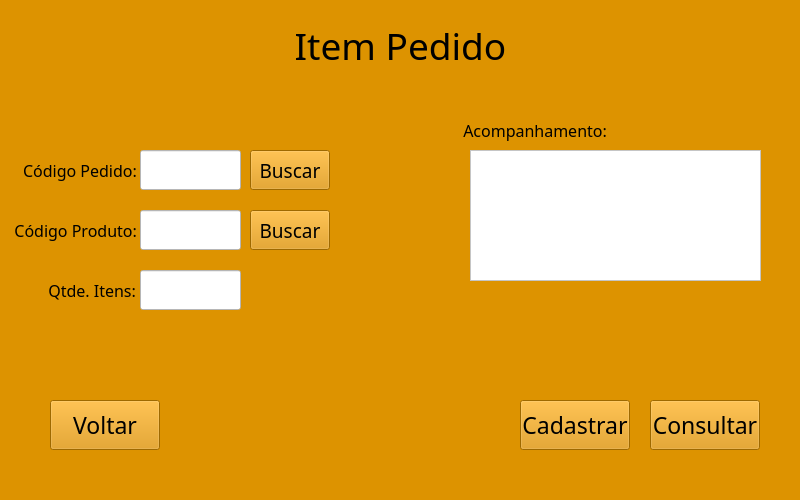
<?xml version="1.0" encoding="UTF-8"?>
<ui version="4.0">
 <class>MainWindow</class>
 <widget class="QMainWindow" name="MainWindow">
  <property name="geometry">
   <rect>
    <x>0</x>
    <y>0</y>
    <width>800</width>
    <height>500</height>
   </rect>
  </property>
  <property name="minimumSize">
   <size>
    <width>800</width>
    <height>500</height>
   </size>
  </property>
  <property name="windowTitle">
   <string>MainWindow</string>
  </property>
  <property name="autoFillBackground">
   <bool>false</bool>
  </property>
  <property name="styleSheet">
   <string notr="true">background-color: rgb(221, 147, 0);</string>
  </property>
  <widget class="QWidget" name="centralwidget">
   <widget class="QLabel" name="label_9">
    <property name="geometry">
     <rect>
      <x>20</x>
      <y>10</y>
      <width>100</width>
      <height>90</height>
     </rect>
    </property>
    <property name="text">
     <string/>
    </property>
    <property name="pixmap">
     <pixmap>burguer2.png</pixmap>
    </property>
    <property name="scaledContents">
     <bool>true</bool>
    </property>
   </widget>
   <widget class="QLabel" name="label_8">
    <property name="geometry">
     <rect>
      <x>670</x>
      <y>10</y>
      <width>100</width>
      <height>90</height>
     </rect>
    </property>
    <property name="text">
     <string/>
    </property>
    <property name="pixmap">
     <pixmap>burguer2.png</pixmap>
    </property>
    <property name="scaledContents">
     <bool>true</bool>
    </property>
   </widget>
   <widget class="QLabel" name="label">
    <property name="geometry">
     <rect>
      <x>190</x>
      <y>10</y>
      <width>421</width>
      <height>71</height>
     </rect>
    </property>
    <property name="font">
     <font>
      <family>Algerian</family>
      <pointsize>28</pointsize>
     </font>
    </property>
    <property name="text">
     <string>Item Pedido</string>
    </property>
    <property name="alignment">
     <set>Qt::AlignCenter</set>
    </property>
   </widget>
   <widget class="QLabel" name="label_1">
    <property name="geometry">
     <rect>
      <x>20</x>
      <y>150</y>
      <width>121</width>
      <height>40</height>
     </rect>
    </property>
    <property name="font">
     <font>
      <family>Bodoni MT</family>
      <pointsize>12</pointsize>
     </font>
    </property>
    <property name="text">
     <string>Código Pedido: </string>
    </property>
    <property name="alignment">
     <set>Qt::AlignRight|Qt::AlignTrailing|Qt::AlignVCenter</set>
    </property>
   </widget>
   <widget class="QLabel" name="label_4">
    <property name="geometry">
     <rect>
      <x>460</x>
      <y>110</y>
      <width>151</width>
      <height>40</height>
     </rect>
    </property>
    <property name="font">
     <font>
      <family>Bodoni MT</family>
      <pointsize>12</pointsize>
     </font>
    </property>
    <property name="text">
     <string>Acompanhamento: </string>
    </property>
    <property name="alignment">
     <set>Qt::AlignRight|Qt::AlignTrailing|Qt::AlignVCenter</set>
    </property>
   </widget>
   <widget class="QLabel" name="label_2">
    <property name="geometry">
     <rect>
      <x>10</x>
      <y>210</y>
      <width>131</width>
      <height>40</height>
     </rect>
    </property>
    <property name="font">
     <font>
      <family>Bodoni MT</family>
      <pointsize>12</pointsize>
     </font>
    </property>
    <property name="text">
     <string>Código Produto: </string>
    </property>
    <property name="alignment">
     <set>Qt::AlignRight|Qt::AlignTrailing|Qt::AlignVCenter</set>
    </property>
   </widget>
   <widget class="QLineEdit" name="lineEdit">
    <property name="geometry">
     <rect>
      <x>140</x>
      <y>150</y>
      <width>101</width>
      <height>40</height>
     </rect>
    </property>
    <property name="font">
     <font>
      <pointsize>12</pointsize>
     </font>
    </property>
    <property name="styleSheet">
     <string notr="true">background-color: rgb(255, 255, 255);
</string>
    </property>
   </widget>
   <widget class="QLabel" name="label_3">
    <property name="geometry">
     <rect>
      <x>40</x>
      <y>270</y>
      <width>100</width>
      <height>40</height>
     </rect>
    </property>
    <property name="font">
     <font>
      <family>Bodoni MT</family>
      <pointsize>12</pointsize>
     </font>
    </property>
    <property name="text">
     <string>Qtde. Itens: </string>
    </property>
    <property name="alignment">
     <set>Qt::AlignRight|Qt::AlignTrailing|Qt::AlignVCenter</set>
    </property>
   </widget>
   <widget class="QLineEdit" name="lineEdit_1">
    <property name="geometry">
     <rect>
      <x>140</x>
      <y>210</y>
      <width>101</width>
      <height>40</height>
     </rect>
    </property>
    <property name="font">
     <font>
      <pointsize>12</pointsize>
     </font>
    </property>
    <property name="styleSheet">
     <string notr="true">background-color: rgb(255, 255, 255);</string>
    </property>
   </widget>
   <widget class="QLineEdit" name="lineEdit_2">
    <property name="geometry">
     <rect>
      <x>140</x>
      <y>270</y>
      <width>101</width>
      <height>40</height>
     </rect>
    </property>
    <property name="font">
     <font>
      <pointsize>12</pointsize>
     </font>
    </property>
    <property name="styleSheet">
     <string notr="true">background-color: rgb(255, 255, 255);</string>
    </property>
   </widget>
   <widget class="QPushButton" name="botaoVoltar">
    <property name="geometry">
     <rect>
      <x>50</x>
      <y>400</y>
      <width>110</width>
      <height>50</height>
     </rect>
    </property>
    <property name="font">
     <font>
      <family>Bodoni MT</family>
      <pointsize>17</pointsize>
     </font>
    </property>
    <property name="styleSheet">
     <string notr="true">background-color: rgb(227, 131, 0);
color: rgb(53, 41,5);
pushButton{
border-styler: inset;
border-width: medium;	
#border-color: rgb(53, 41, 5);
box-shadow: black 60px -16px;
border-radius: 50px;
}</string>
    </property>
    <property name="text">
     <string>Voltar</string>
    </property>
   </widget>
   <widget class="QPushButton" name="botaoCadastrar">
    <property name="geometry">
     <rect>
      <x>520</x>
      <y>400</y>
      <width>110</width>
      <height>50</height>
     </rect>
    </property>
    <property name="font">
     <font>
      <family>Bodoni MT</family>
      <pointsize>17</pointsize>
     </font>
    </property>
    <property name="styleSheet">
     <string notr="true">background-color: rgb(227, 131, 0);
color: rgb(53, 41,5);
pushButton{
border-styler: inset;
border-width: medium;	
#border-color: rgb(53, 41, 5);
box-shadow: black 60px -16px;
border-radius: 50px;
}</string>
    </property>
    <property name="text">
     <string>Cadastrar</string>
    </property>
   </widget>
   <widget class="QPushButton" name="botaoConsultar">
    <property name="geometry">
     <rect>
      <x>650</x>
      <y>400</y>
      <width>110</width>
      <height>50</height>
     </rect>
    </property>
    <property name="font">
     <font>
      <family>Bodoni MT</family>
      <pointsize>17</pointsize>
     </font>
    </property>
    <property name="styleSheet">
     <string notr="true">background-color: rgb(227, 131, 0);
color: rgb(53, 41,5);
pushButton{
border-styler: inset;
border-width: medium;	
#border-color: rgb(53, 41, 5);
box-shadow: black 60px -16px;
border-radius: 50px;
}</string>
    </property>
    <property name="text">
     <string>Consultar</string>
    </property>
   </widget>
   <widget class="QTextEdit" name="textEdit">
    <property name="geometry">
     <rect>
      <x>470</x>
      <y>150</y>
      <width>291</width>
      <height>131</height>
     </rect>
    </property>
    <property name="font">
     <font>
      <pointsize>12</pointsize>
     </font>
    </property>
    <property name="styleSheet">
     <string notr="true">background-color: rgb(255, 255, 255);</string>
    </property>
   </widget>
   <widget class="QPushButton" name="botaoBuscar_P">
    <property name="geometry">
     <rect>
      <x>250</x>
      <y>150</y>
      <width>80</width>
      <height>40</height>
     </rect>
    </property>
    <property name="font">
     <font>
      <family>Bodoni MT</family>
      <pointsize>14</pointsize>
     </font>
    </property>
    <property name="styleSheet">
     <string notr="true">background-color: rgb(227, 131, 0);
color: rgb(53, 41,5);
pushButton{
border-styler: inset;
border-width: medium; 
#border-color: rgb(53, 41, 5);
box-shadow: black 60px -16px;
border-radius: 50px;
}</string>
    </property>
    <property name="text">
     <string>Buscar</string>
    </property>
   </widget>
   <widget class="QPushButton" name="botaoBuscar_Pro">
    <property name="geometry">
     <rect>
      <x>250</x>
      <y>210</y>
      <width>80</width>
      <height>40</height>
     </rect>
    </property>
    <property name="font">
     <font>
      <family>Bodoni MT</family>
      <pointsize>14</pointsize>
     </font>
    </property>
    <property name="styleSheet">
     <string notr="true">background-color: rgb(227, 131, 0);
color: rgb(53, 41,5);
pushButton{
border-styler: inset;
border-width: medium; 
#border-color: rgb(53, 41, 5);
box-shadow: black 60px -16px;
border-radius: 50px;
}</string>
    </property>
    <property name="text">
     <string>Buscar</string>
    </property>
   </widget>
  </widget>
  <widget class="QMenuBar" name="menubar">
   <property name="geometry">
    <rect>
     <x>0</x>
     <y>0</y>
     <width>800</width>
     <height>21</height>
    </rect>
   </property>
  </widget>
  <widget class="QStatusBar" name="statusbar"/>
 </widget>
 <tabstops>
  <tabstop>lineEdit</tabstop>
  <tabstop>lineEdit_1</tabstop>
  <tabstop>lineEdit_2</tabstop>
  <tabstop>textEdit</tabstop>
  <tabstop>botaoVoltar</tabstop>
  <tabstop>botaoCadastrar</tabstop>
  <tabstop>botaoConsultar</tabstop>
 </tabstops>
 <resources/>
 <connections/>
</ui>
